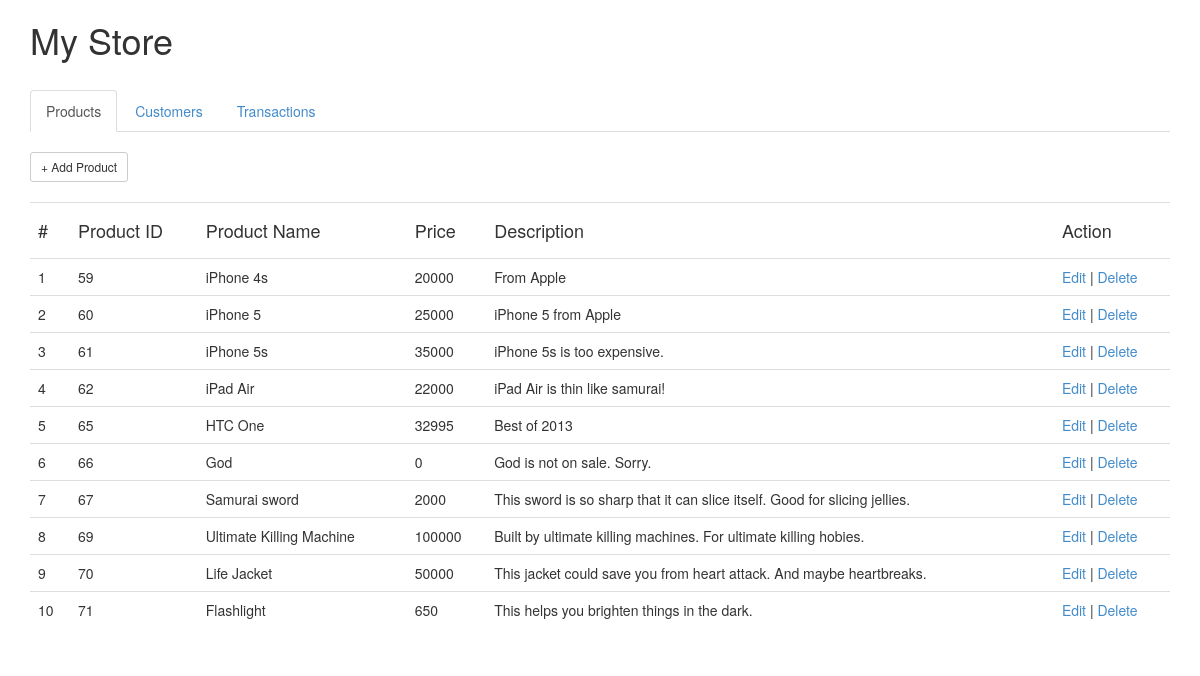
The page / on the database its author committed.
### tables this page shows
CREATE TABLE IF NOT EXISTS `product` (
  `id` int(11) NOT NULL AUTO_INCREMENT,
  `product_name` varchar(32) NOT NULL,
  `price` float NOT NULL,
  `description` text NOT NULL,
  PRIMARY KEY (`id`)
);

### server/cruds_read.php (the view)
<?php
	include('server/db_connect.php');
	function displayItems()
	{
		global $db_connect;
		$query_select = "SELECT * FROM `product`";
		$result = mysqli_query($db_connect, $query_select);
		echo "<table class='table table-hover'>";
			echo"
				<tr>
					<td><h4>#</h4></td>
					<td><h4>Product ID</h4></td>
					<td><h4>Product Name</h4></td>
					<td><h4>Price</h4></td>
					<td><h4>Description</h4></td>
					<td><h4>Action</h4></td>
				</tr>
			";
			$i = 1;
			while( $row = mysqli_fetch_array($result) )
			{
				echo "
					<tr>
						<td>$i</td>
						<td>".$row['id']."</td>
						<td>".$row['product_name']."</td>
						<td>".$row['price']."</td>
						<td>".$row['description']."</td>
						<td>
							<a href='update.php?id=".$row['id']."'>Edit</a> | <a href='server/cruds_delete.php?id=".$row['id']."'>Delete</a>
						</td>
					</tr>
				";
			$i++;
			}
		echo "</table>";
	}
?>

### index.php (shortened to what this page needs)
<?php
	include('server/cruds_read.php');
?>
<!doctype html>
<html>
	<head>
	    <link rel="stylesheet" href="css/bootstrap.css">
	</head>
	<body>
		<div class="container">
			<h1>My Store</h1>
			<br/>
			<header>
				<ul class="nav nav-tabs">
					<li class="active"><a href="index.php">Products</a></li>
					<li><a href="customer/index.php">Customers</a></li>
					<li><a href="transaction/index.php">Transactions</a></li>
				</ul>
			</header>
			<br/>
				<a href="create.php" class="btn btn-default btn-sm">+ Add Product</a>
				<br/>
				<br/>
				<?php
					displayItems();
				?>
		</div>
	</body>
</html>

### rows shown on the page
product: id "59", product_name "iPhone 4s", price "20000", description "From Apple"
product: id "60", product_name "iPhone 5", price "25000", description "iPhone 5 from Apple"
product: id "61", product_name "iPhone 5s", price "35000", description "iPhone 5s is too expensive."
product: id "62", product_name "iPad Air", price "22000", description "iPad Air is thin like samurai!"
product: id "65", product_name "HTC One", price "32995", description "Best of 2013"
product: id "66", product_name "God", price "0", description "God is not on sale. Sorry."
product: id "67", product_name "Samurai sword", price "2000", description "This sword is so sharp that it can slice itself. Good for slicing jellies."
product: id "69", product_name "Ultimate Killing Machine", price "100000", description "Built by ultimate killing machines. For ultimate killing hobies."
product: id "70", product_name "Life Jacket", price "50000", description "This jacket could save you from heart attack. And maybe heartbreaks."
product: id "71", product_name "Flashlight", price "650", description "This helps you brighten things in the dark."
